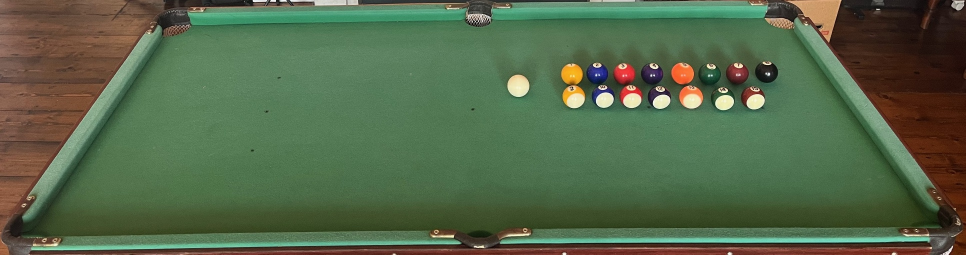
#> input picture Media/AllBalls.jpeg, 1931 x 509 px (shown at 1/2 size); its folder holds 2 pictures in this run
$ python generate_assets.py
#> lines starting #> are read from the running program, lines starting #| are printed output that depends on the picture; after the words box and inside, x2 and y2 are one past the last pixel; in counts of white or black regions, pixels touching at a corner belong together
"""Rebuild report graphics/tables from saved experiment outputs; does not tune the system."""
import csv
import json
from pathlib import Path
import shutil
import cv2 as cv
import numpy as np
import matplotlib
matplotlib.use("Agg")
import matplotlib.pyplot as plt
from matplotlib.patches import Circle, FancyBboxPatch, FancyArrowPatch

ROOT = Path(__file__).resolve().parents[1]
HERE = Path(__file__).resolve().parent
ASSETS = HERE / "assets"
TABLES = HERE / "tables"
SELECTED = "pad1_row_largest_cue"
BASE = ROOT / "output/experiments/row_cue_size"
plt.rcParams.update({"font.family": "DejaVu Sans", "font.size": 10, "pdf.fonttype": 42})
ASSETS.mkdir(exist_ok=True)
TABLES.mkdir(exist_ok=True)


def read(path):
    with path.open() as f:
        return list(csv.DictReader(f))


def save(fig, name):
    fig.savefig(ASSETS / (name + ".pdf"), bbox_inches="tight")
    fig.savefig(ASSETS / (name + ".png"), dpi=250, bbox_inches="tight")
    plt.close(fig)


def image(name):
    a = cv.imread(str(ROOT / "Media" / name))
    if a is None:
        raise ValueError(name)
    return a


def circles(name):
    return np.array([[float(r[k]) for k in ("originalX", "originalY", "originalRadiusPixels")]
                     for r in read(BASE / "final_results" / SELECTED / Path(name).stem / "balls.csv")])


def roi(a, c, padding=0):
    x, y, r = (round(float(v)) for v in (c[0], c[1], c[2] + padding))
    x0, y0 = max(0, x-r), max(0, y-r)
    crop = a[y0:min(a.shape[0], y+r+1), x0:min(a.shape[1], x+r+1)].copy()
    mask = np.zeros(crop.shape[:2], np.uint8)
    cv.circle(mask, (x-x0, y-y0), r, 255, -1)
    return crop, mask


def show(ax, a, title):
    ax.imshow(cv.cvtColor(a, cv.COLOR_BGR2RGB) if a.ndim == 3 else a, cmap="gray", vmin=0, vmax=255)
    ax.set_title(title, fontsize=10)
    ax.axis("off")


# Pipeline: training, inference, and localisation have explicitly separate paths.
fig, ax = plt.subplots(figsize=(10.5, 3.0))
ax.set(xlim=(0, 12), ylim=(0, 4.3)); ax.axis("off")
def box(x, y, text, colour="#e5eef6", w=3.5):
    ax.add_patch(FancyBboxPatch((x,y), w,.7,boxstyle="round,pad=0.06",fc=colour,ec="#395269",lw=1))
    ax.text(x+w/2,y+.35,text,ha="center",va="center",fontsize=10)
def arrow(a, b, **kwargs):
    ax.add_patch(FancyArrowPatch(a,b,arrowstyle="-|>",mutation_scale=11,color="#395269",lw=1,**kwargs))
for x,t in [(0.15,"Input: table mask\nand smoothing"),(4.2,"Hough circles\nand pocket rejection"),(8.25,"Circular ROI; K=2\ninitial type evidence")]: box(x,3.1,t)
arrow((3.7,3.45),(4.15,3.45));arrow((7.75,3.45),(8.2,3.45))
for x,t in [(8.25,"White candidates: +1 pixel;\nrecompute type evidence"),(4.2,"HSV histogram comparison\n+ type/identity scores"),(0.15,"Reserve cue if ambiguous;\nunique identity assignment")]: box(x,1.65,t)
arrow((10,3.05),(10,2.4));arrow((8.2,2),(7.75,2));arrow((4.15,2),(3.7,2))
box(.15,.15,"AllBalls training: colour models + row/radius fit",colour="#ecf3e9",w=7.55)
box(8.25,.15,"Final identities and\ntable coordinates",colour="#f7edda")
arrow((1.9,1.6),(1.9,1.1));arrow((1.9,1.1),(10,1.1));arrow((10,1.1),(10,.9))
arrow((5.95,3.05),(5.95,2.85));arrow((5.95,2.85),(11.95,2.85));arrow((11.95,2.85),(11.95,.5));arrow((11.95,.5),(11.8,.5))
ax.text(8.2,2.86,"centre transformation",fontsize=8,va="bottom")
arrow((5.95,.9),(5.95,1.6),linestyle="--");arrow((.6,.9),(.6,1.6),linestyle="--")
save(fig,"pipeline")
#> in save, `fig.savefig(ASSETS / (name + ".pdf"), bbox_inches="tight")`:
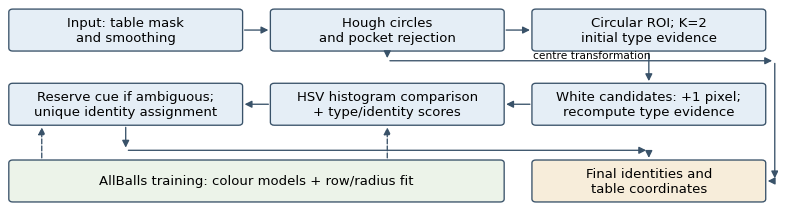
#> figure drawn by matplotlib, 1 panel

# Original, table mask, preprocessing and retained detections.
a = image("AllBalls.jpeg")
#> in image, a is the input picture: shape (509, 1931, 3); mean B, G, R 73.4, 103.3, 84.4
corners = np.array([[337,35],[1570,21],[1888,451],[38,472]],np.int32)
mask = np.zeros(a.shape[:2],np.uint8);cv.fillConvexPoly(mask,corners,255)
#> after `cv.fillConvexPoly(mask, corners, 255)`:
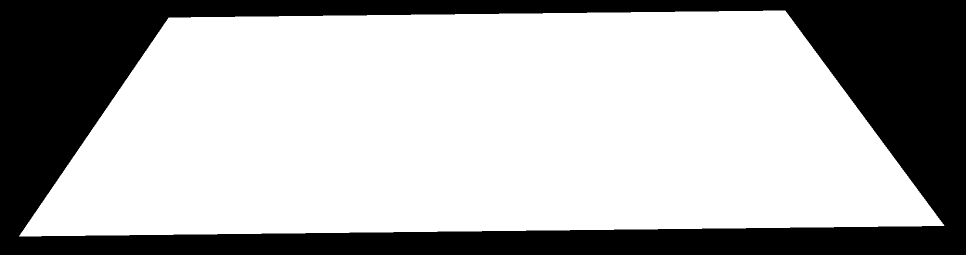
#> mask: shape (509, 1931) (shown at 1/2 size); 68.2% white; 1 black region, box (x1, y1, x2, y2) and area: (0, 0, 1931, 509) 312496
masked = cv.bitwise_and(a,a,mask=mask)
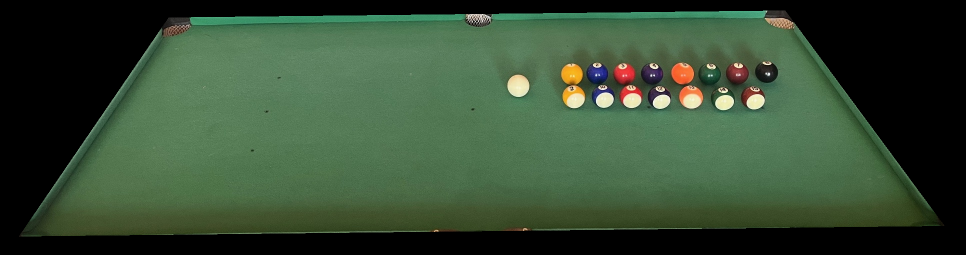
#> masked: shape (509, 1931, 3) (shown at 1/2 size); mean B, G, R 52.2, 76, 54.4
smooth = cv.GaussianBlur(cv.cvtColor(masked,cv.COLOR_BGR2GRAY),(5,5),1.5)
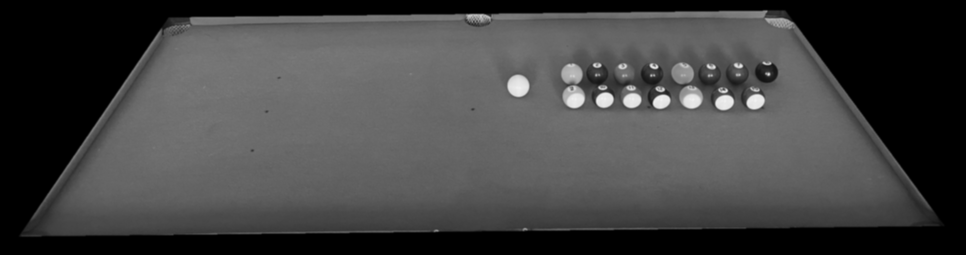
#> smooth: shape (509, 1931) (shown at 1/2 size); min 0, max 241, mean 66.8
detected = a.copy()
#> (the run stopped early here; a loop or call above may not have finished)
